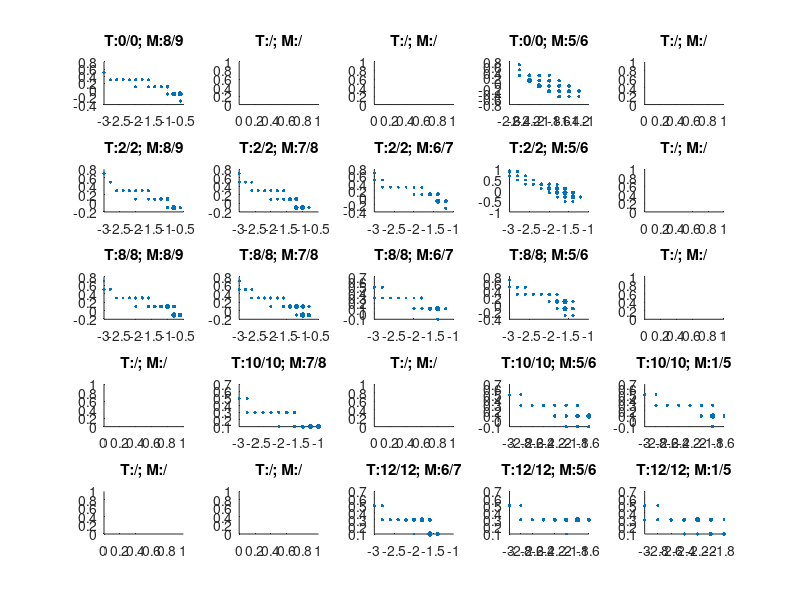

This chart was generated by the following MATLAB code: (Note: this script raises an error after producing the figure.)
%% load data etc
clear
clc
format short g
addpath('etc/');
addpath('data/');
global im;
im=1;


%% 
obs = load('data/obsdata2.dat');
x = obs(:,1);
y = obs(:,2);
w = obs(:,3);


%% 
models = load('data/modeldata2.dat');
x = models(:,1);
y = models(:,2);
freq = models(:,3);
xbin = models(:,4);
ybin = models(:,5);
lta = models(:,6);
eta = models(:,7);
hma = models(:,8);
lma = models(:,9);

ndx = 1:length(x);

[x(ndx) y(ndx) freq(ndx) xbin(ndx) ybin(ndx) lta(ndx) eta(ndx) hma(ndx) lma(ndx)];




%% 
im=1;
figure(1);
p=1;
for i=min(xbin):max(xbin)
	for j=min(ybin):max(ybin)
		subplot(5,5,p);
		p=p+1;
		ndx = models(:,4)==i & models(:,5)==j & models(:,3)>0;
		mn = min(freq(ndx));
		mx = max(freq(ndx));
		scf = 5 + 10.*(freq(ndx) - mn) ./ (mx-mn);
		scatter(x(ndx),y(ndx),scf,'filled','k');
		title(strcat(['T:' num2str(min(lta(ndx))) '/' num2str(max(lta(ndx))) '; M:' num2str(min(lma(ndx))) '/' num2str(max(hma(ndx)))]))
	end
end



%% 




%% 
scatter_color_by_weight(x,y,w,struct(...
	'title', 'Observed data (blue->green:bright->dim)', 'x','\alpha/Fe', 'y','Fe/H','vary_size',false,'dot_size',3));



